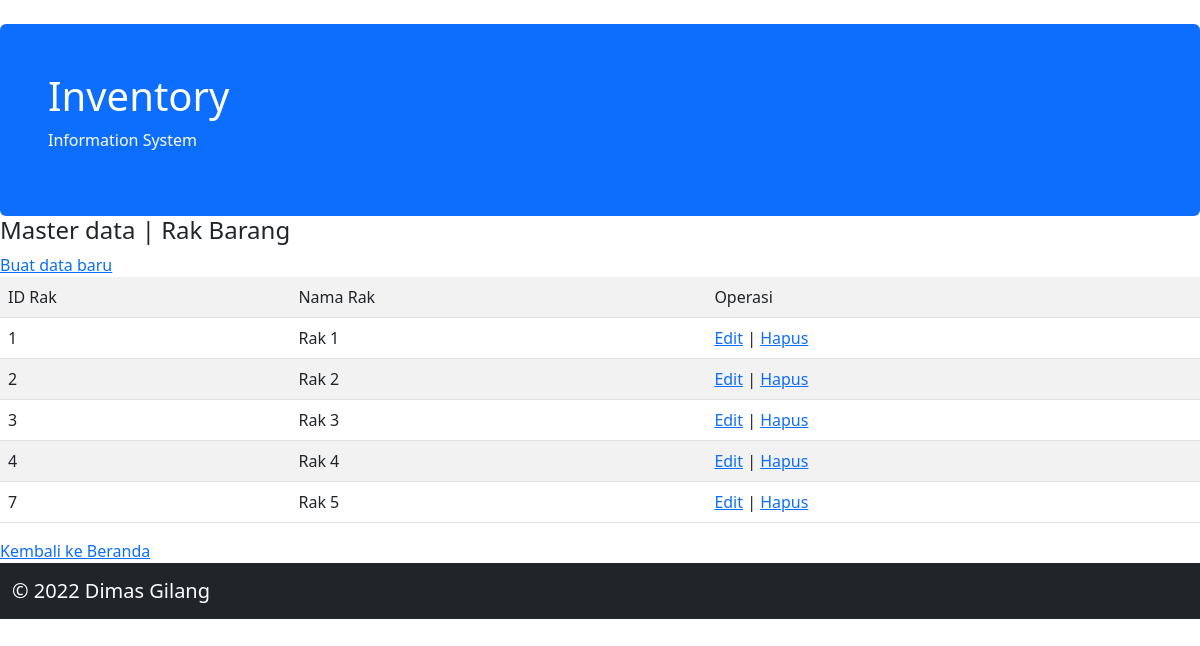
The page /masterdata/rak_barang.php on the database its author committed.
### tables this page shows
CREATE TABLE `rak_barang` (
  `id_rak` int(11) NOT NULL AUTO_INCREMENT,
  `nama_rak` text DEFAULT NULL,
  PRIMARY KEY (`id_rak`)
);

### masterdata/rak_barang.php (the view, shortened to what this page needs)
<!DOCTYPE html>
<html>
	<head>
		<link rel="stylesheet" type="text/css" href="../style/bootstrap-5.2.0-beta1-dist/css/bootstrap.min.css">
	</head>
	<body>
		<?php include '../shared/header.php'; ?>
		<h4>Master data | Rak Barang</h4>
		<table class="table table-striped">
			<a href="rak_barang_baru.php">Buat data baru</a>
			<tr>
				<td>ID Rak</td>
				<td>Nama Rak</td>
				<td>Operasi</td>
			</tr>
			<?php
				include '../data/koneksi.php';
				$strQuery = "SELECT * FROM rak_barang";
				$query = mysqli_query($conInventory, $strQuery) or die(mysqli_error());
				while ($data = mysqli_fetch_array($query)) {
					$id_rak = $data["id_rak"];
					$nama_rak = $data["nama_rak"];
			?>
			<tr>
				<td><?php echo $id_rak; ?></td>
				<td><?php echo $nama_rak; ?></td>
				<td>
					<a href="rak_barang_ubah.php?id_rak= <?php echo $id_rak; ?>">Edit</a> |
					<a
						href="rak_barang_delete.php?id_rak= <?php echo $id_rak; ?>"
						onclick="return confirm('Yakin mau hapus <?php echo $nama_rak; ?> ?')">
						Hapus
					</a>
				</td>
			</tr>
			<?php } ?>
		</table>
		<a href="..">Kembali ke Beranda</a>
		<?php include '../shared/footer.php'; ?>
	</body>
</html>

### rows shown on the page
rak_barang: id_rak "1", nama_rak "Rak 1"
rak_barang: id_rak "2", nama_rak "Rak 2"
rak_barang: id_rak "3", nama_rak "Rak 3"
rak_barang: id_rak "4", nama_rak "Rak 4"
rak_barang: id_rak "7", nama_rak "Rak 5"
